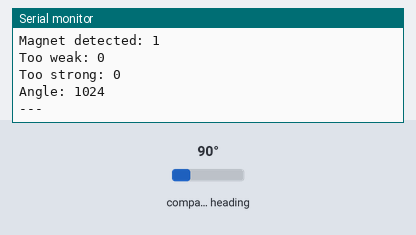
The sketch below on a simulated Arduino Uno, built with avr-gcc and run on an emulated ATmega328P. Parts: the last lines printed to the serial monitor. Wiring (inferred from the names in the program): AS5600 angle sensor at I2C address 0x36. The inputs (shaded band) are chosen by the test bench; at power-on: compass heading 90°.

Above: at 1.2 s.
1.3 s: compass heading set to 7°
At 1.6 s:
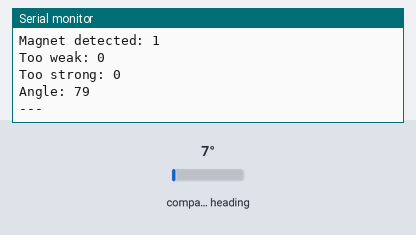
2.8 s: compass heading set to 180°
At 3.01 s:
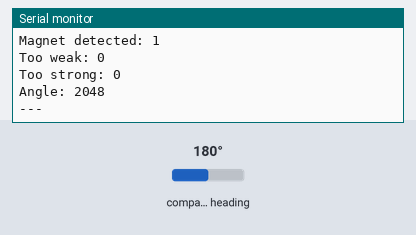
Timing chart, 0 to 5.8 s (numbered marks = the images above; inputs shaded):
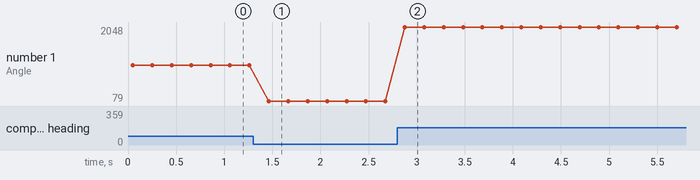

The sketch:

motor_sensor_i2c.ino
```cpp
#include "Arduino.h"
#include "Wire.h"

#define AS5600_ADDR 0x36
#define STATUS_REG 0x0B
#define ANGLE_REG 0x0E

uint8_t readByte(uint8_t reg) {
    Wire.beginTransmission(AS5600_ADDR);
    Wire.write(reg);
    Wire.endTransmission(false);
    Wire.requestFrom(AS5600_ADDR, (uint8_t)1);
    return Wire.read();
}

uint16_t readAngle() {
    Wire.beginTransmission(AS5600_ADDR);
    Wire.write(ANGLE_REG);
    Wire.endTransmission(false);
    Wire.requestFrom(AS5600_ADDR, (uint8_t)2);
    uint16_t high = Wire.read();
    uint16_t low = Wire.read();
    return (high << 8) | low;
}

void setup() {
    Serial.begin(9600);
    Wire.begin();
}

void loop() {
    uint8_t status = readByte(STATUS_REG);
    bool magnet_detected = status & (1 << 5);
    bool too_weak = status & (1 << 4);
    bool too_strong = status & (1 << 3);

    Serial.print("Magnet detected: "); Serial.println(magnet_detected);
    Serial.print("Too weak: "); Serial.println(too_weak);
    Serial.print("Too strong: "); Serial.println(too_strong);
    Serial.print("Angle: "); Serial.println(readAngle());
    Serial.println("---");

    delay(200);
}
```

Measured:
- after the input at 1.3 s, the serial monitor: prints a new line after 0.16 s (image 1)
- after the input at 2.8 s, the serial monitor: prints a new line after 0.08 s (image 2)
- plotted number 1: 1024 → 79 after the input at 1.3 s, 79 → 2048 after the input at 2.8 s
